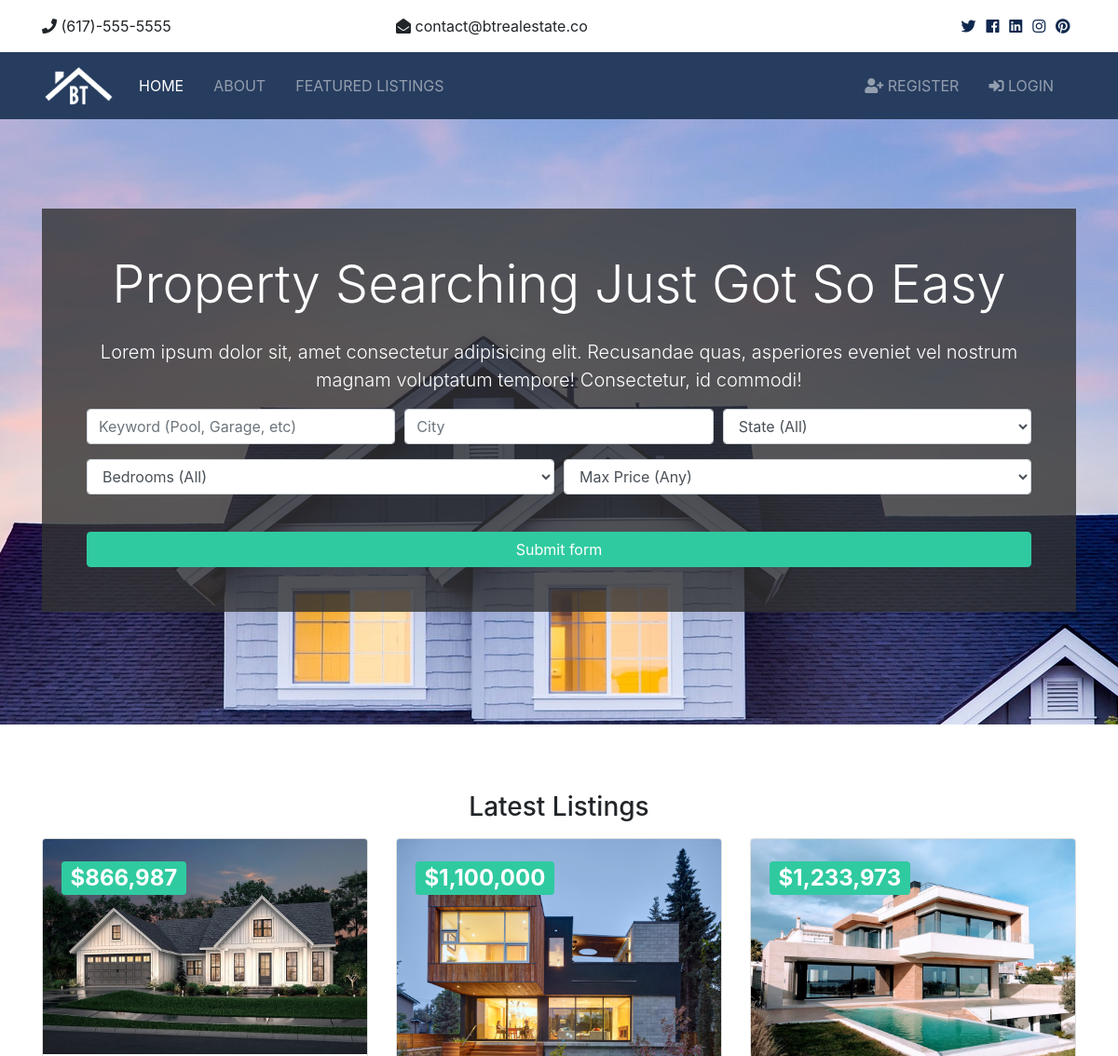
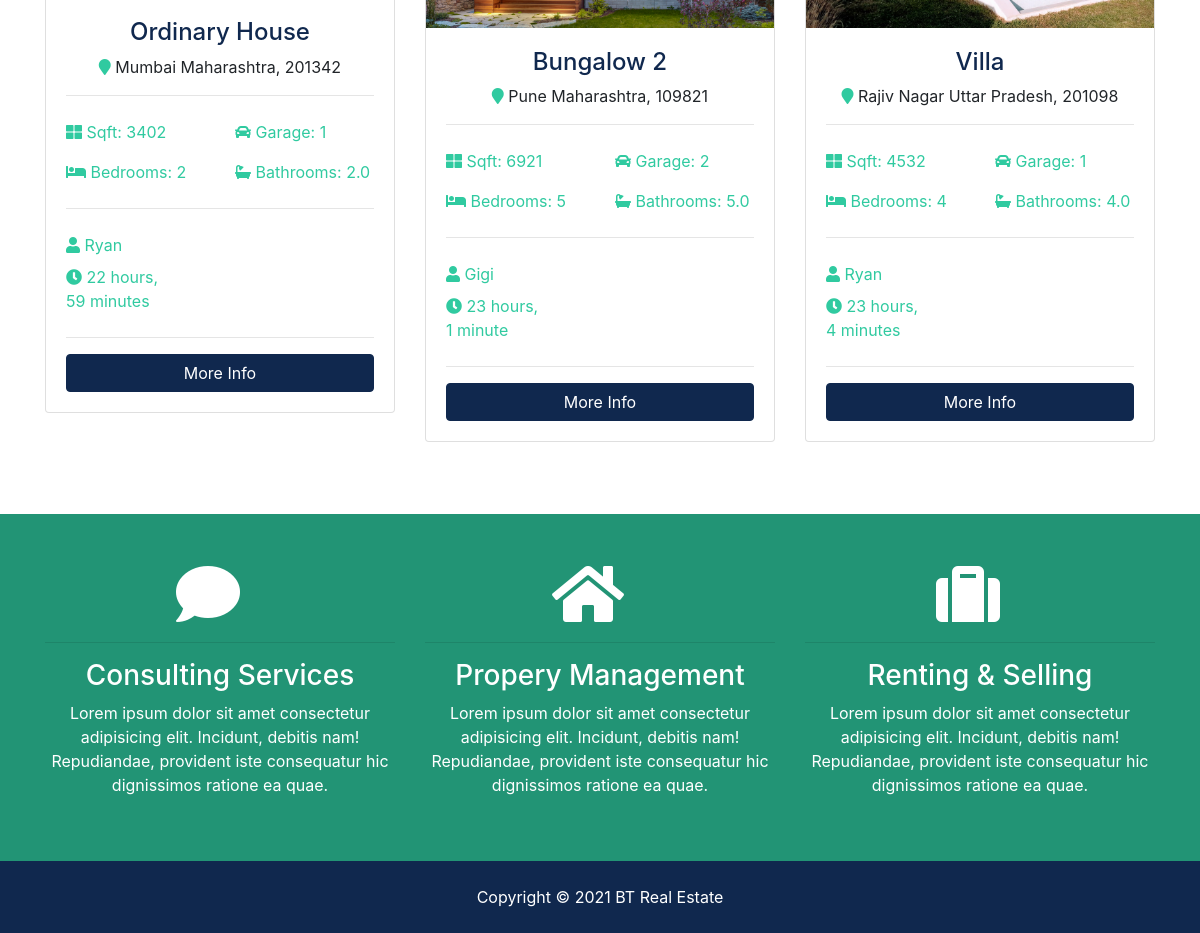
The page / on the database its author committed (2 pictures, top to bottom).
### listings/models.py (models this page shows, shortened)
class Listing(models.Model):
  realtor = models.ForeignKey(Realtor, on_delete=models.DO_NOTHING)
  title = models.CharField(max_length=200)
  address = models.CharField(max_length=200)
  city = models.CharField(max_length=100)
  state = models.CharField(max_length=100)
  zipcode = models.CharField(max_length=20)
  description = models.TextField(blank=True)
  price = models.IntegerField()
  bedrooms = models.IntegerField()
  bathrooms = models.DecimalField(max_digits=2, decimal_places=1)
  garage = models.IntegerField(default=0)
  sqft = models.IntegerField()
  lot_size = models.DecimalField(max_digits=5, decimal_places=1)
  photo_main = models.ImageField(upload_to='photos/%Y/%m/%d/')
  photo_1 = models.ImageField(upload_to='photos/%Y/%m/%d/', blank=True)
  photo_2 = models.ImageField(upload_to='photos/%Y/%m/%d/', blank=True)
  photo_3 = models.ImageField(upload_to='photos/%Y/%m/%d/', blank=True)
  photo_4 = models.ImageField(upload_to='photos/%Y/%m/%d/', blank=True)
  photo_5 = models.ImageField(upload_to='photos/%Y/%m/%d/', blank=True)
  photo_6 = models.ImageField(upload_to='photos/%Y/%m/%d/', blank=True)
  is_published = models.BooleanField(default=True)
  list_date = models.DateTimeField(default=datetime.now, blank=True)

### realtors/models.py (models this page shows)
class Realtor(models.Model):
  name = models.CharField(max_length=200)
  photo = models.ImageField(upload_to='photos/%Y/%m/%d/')
  description = models.TextField(blank=True)
  phone = models.CharField(max_length=20)
  email = models.CharField(max_length=50)
  is_mvp = models.BooleanField(default=False)
  hire_date = models.DateTimeField(default=datetime.now, blank=True)
  def __str__(self):
    return self.name

### pages/views.py (the view)
# urls.py: path('', views.index, name='listings'),
def index(request):
    listings = Listing.objects.order_by('-list_date').filter(is_published=True)[:3]
    context = {
        'listings': listings,
        'state_choices': state_choices,
        'bedroom_choices': bedroom_choices,
        'price_choices': price_choices
    }
    return render(request, 'pages/index.html', context)

### templates/pages/index.html (shortened to what this page needs)
{% extends 'base.html' %}
{% load humanize %}
{% block content %}
<section id="showcase">
    <div class="container text-center">
      <div class="home-search p-5">
        <div class="overlay p-5">
          <h1 class="display-4 mb-4">
            Property Searching Just Got So Easy
          </h1>
          <p class="lead">Lorem ipsum dolor sit, amet consectetur adipisicing elit. Recusandae quas, asperiores eveniet vel nostrum magnam
            voluptatum tempore! Consectetur, id commodi!</p>
          <div class="search">
            <form action="{% url 'search' %}">
              <div class="form-row">
                <div class="col-md-4 mb-3">
                  <input type="text" name="keywords" class="form-control" placeholder="Keyword (Pool, Garage, etc)">
                </div>
                <div class="col-md-4 mb-3">
                  <input type="text" name="city" class="form-control" placeholder="City">
                </div>
                <div class="col-md-4 mb-3">
                  <select name="state" class="form-control">
                    <option selected="true" disabled="disabled">State (All)</option>
                  </select>
                </div>
              </div>
              <div class="form-row">
                <div class="col-md-6 mb-3">
                  <select name="bedrooms" class="form-control">
                    <option selected="true" disabled="disabled">Bedrooms (All)</option>
                  </select>
                </div>
                <div class="col-md-6 mb-3">
                  <select name="price" class="form-control" id="type">
                    <option selected="true" disabled="disabled">Max Price (Any)</option>
                  </select>
                </div>
              </div>
              <button class="btn btn-secondary btn-block mt-4" type="submit">Submit form</button>
            </form>
          </div>
        </div>
      </div>
    </div>
  </section>
<br>
  <section id="listings" class="py-5">
    <div class="container">
      <h3 class="text-center mb-3">Latest Listings</h3>
      <div class="row">
        {% if listings %}
          {% for listing in listings %}
            <div class="col-md-6 col-lg-4 mb-4">
              <div class="card listing-preview">
                <img class="card-img-top" src="{{ listing.photo_main.url }}" alt="">
                <div class="card-img-overlay">
                  <h2>
                    <span class="badge badge-secondary text-white">${{ listing.price | intcomma }}</span>
                  </h2>
                </div>
                <div class="card-body">
                  <div class="listing-heading text-center">
                    <h4 class="text-primary">{{ listing.title }}</h4>
                    <p>
                      <i class="fas fa-map-marker text-secondary"></i> {{ listing.city }} {{ listing.state }}, {{ listing.zipcode }}</p>
                  </div>
                  <hr>
                  <div class="row py-2 text-secondary">
                    <div class="col-6">
                      <i class="fas fa-th-large"></i> Sqft: {{ listing.sqft }}</div>
                    <div class="col-6">
                      <i class="fas fa-car"></i> Garage: {{ listing.garage }}</div>
                  </div>
                  <div class="row py-2 text-secondary">
                    <div class="col-6">
                      <i class="fas fa-bed"></i> Bedrooms: {{ listing.bedrooms }}</div>
                    <div class="col-6">
                      <i class="fas fa-bath"></i> Bathrooms: {{ listing.bathrooms }}</div>
                  </div>
                  <hr>
                  <div class="row py-2 text-secondary">
                    <div class="col-6">
                      <i class="fas fa-user"></i> {{ listing.realtor }}</div>
                  </div>
                  <div class="row text-secondary pb-2">
                    <div class="col-6">
                      <i class="fas fa-clock"></i> {{ listing.list_date | timesince }}</div>
                  </div>
                  <hr>
                  <a href="{% url 'listing' listing.id %}" class="btn btn-primary btn-block">More Info</a>
                </div>
              </div>
            </div>
          {% endfor %}
        {% else %}
          <div class="col-md-12">
            <p>No Listings Available</p>
          </div>
        {% endif %}
      </div>
    </div>
  </section>
  <section id="services" class="py-5 bg-secondary text-white">
    <div class="container">
      <div class="row text-center">
        <div class="col-md-4">
          <i class="fas fa-comment fa-4x mr-4"></i>
          <hr>
          <h3>Consulting Services</h3>
          <p>Lorem ipsum dolor sit amet consectetur adipisicing elit. Incidunt, debitis nam! Repudiandae, provident iste consequatur
            hic dignissimos ratione ea quae.</p>
        </div>
        <div class="col-md-4">
          <i class="fas fa-home fa-4x mr-4"></i>
          <hr>
          <h3>Propery Management</h3>
          <p>Lorem ipsum dolor sit amet consectetur adipisicing elit. Incidunt, debitis nam! Repudiandae, provident iste consequatur
            hic dignissimos ratione ea quae.</p>
        </div>
        <div class="col-md-4">
          <i class="fas fa-suitcase fa-4x mr-4"></i>
          <hr>
          <h3>Renting & Selling</h3>
          <p>Lorem ipsum dolor sit amet consectetur adipisicing elit. Incidunt, debitis nam! Repudiandae, provident iste consequatur
            hic dignissimos ratione ea quae.</p>
        </div>
      </div>
    </div>
  </section>
{% endblock %}

### btre/static/css/all.css (style rules this page uses)
.fa, .fas, .far, .fal, .fab { -moz-osx-font-smoothing: grayscale; -webkit-font-smoothing: antialiased; display: inline-block; font-style: normal; font-variant: normal; text-rendering: auto; line-height: 1; }
.fa-4x { font-size: 4em; }
.fa-bath:before { content: "\f2cd"; }
.fa-bed:before { content: "\f236"; }
.fa-car:before { content: "\f1b9"; }
.fa-clock:before { content: "\f017"; }
.fa-comment:before { content: "\f075"; }
.fa-home:before { content: "\f015"; }
.fa-map-marker:before { content: "\f041"; }
.fa-suitcase:before { content: "\f0f2"; }
.fa-th-large:before { content: "\f009"; }
.fa-user:before { content: "\f007"; }
.fa, .fas { font-family: 'Font Awesome 5 Free'; font-weight: 900; }

### btre/static/css/style.css (style rules this page uses)
.btn-secondary { color: #fff !important; }
img { width: 100%; }
#showcase { background: url(../img/showcase.jpg) no-repeat top center fixed; position: relative; min-height: 650px; color: #fff; padding-top: 6rem; }
#showcase .home-search { min-height: 400px; position: relative; border-radius: 5px; }
#showcase .overlay { content: ''; position: absolute; top: 0; left: 0; min-height: 400px; width: 100%; background: rgba(51, 51, 51, 0.8); }
#services { background: url("/static/img/building.jpg") no-repeat top center fixed; min-height: 300px; position: relative; overflow: hidden; }
#services::before { content: ''; position: absolute; top: 0; left: 0; min-height: 100%; width: 100%; background: rgba(32, 134, 107, 0.8); }
.listing-preview a { position: relative; }

### rows shown on the page
Listing: photo_main (picture), price "866,987", title "Ordinary House", city "Mumbai", state "Maharashtra", zipcode "201342", sqft "3402", garage "1", bedrooms "2", bathrooms "2.0", realtor "Ryan", list_date "22 hours, 59 minutes"
Listing: photo_main (picture), price "1,100,000", title "Bungalow 2", city "Pune", state "Maharashtra", zipcode "109821", sqft "6921", garage "2", bedrooms "5", bathrooms "5.0", realtor "Gigi", list_date "23 hours, 1 minute"
Listing: photo_main (picture), price "1,233,973", title "Villa", city "Rajiv Nagar", state "Uttar Pradesh", zipcode "201098", sqft "4532", garage "1", bedrooms "4", bathrooms "4.0", realtor "Ryan", list_date "23 hours, 4 minutes"
